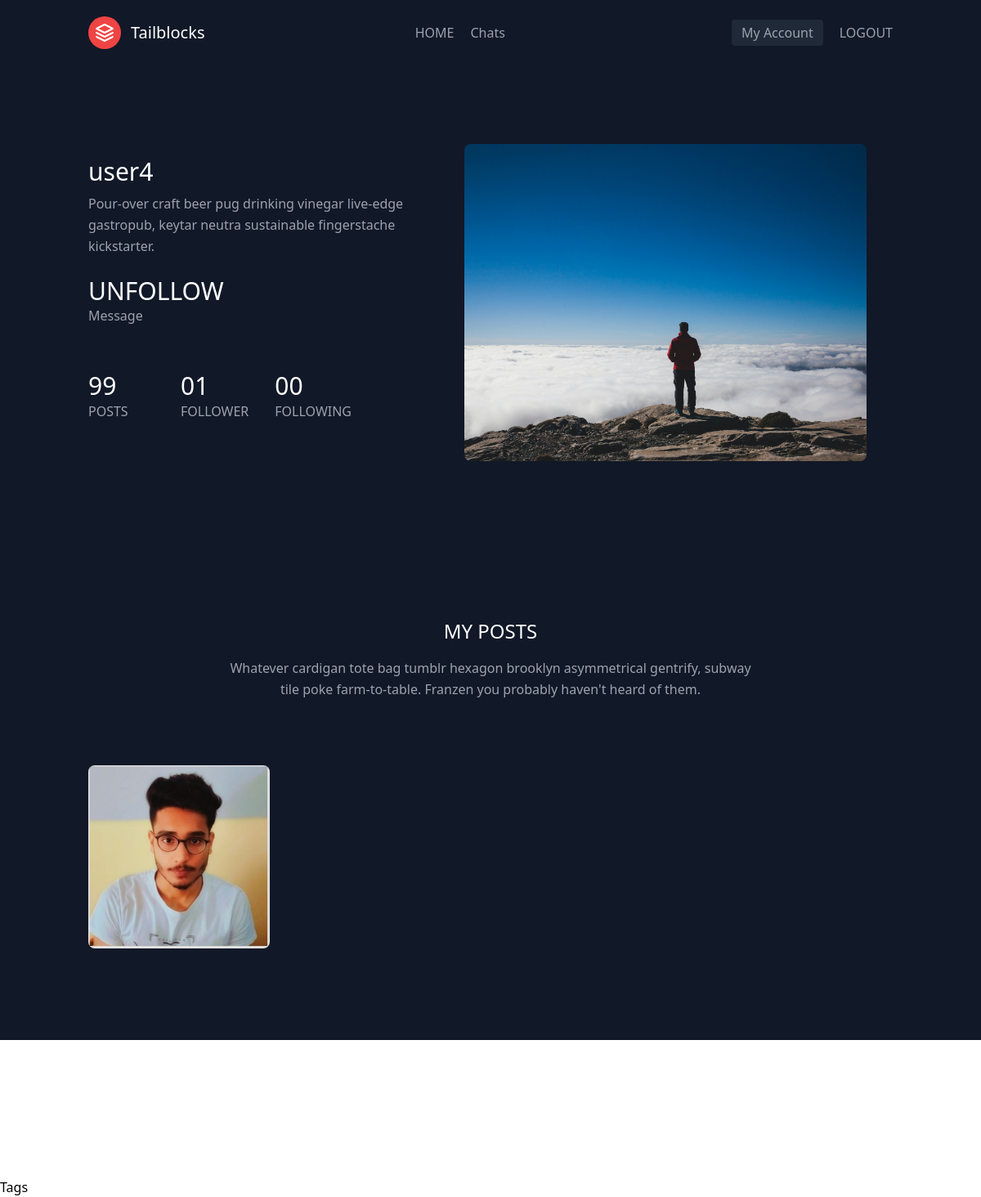
/user-account/28/ (signed in), run on the app's committed database.
### src_code/models.py (models this page shows, shortened)
class Detail(models.Model):
    user = models.ForeignKey(User, on_delete=models.CASCADE)
    profile_pic = models.ImageField(default='default_pic.jpg', upload_to ='media/% Y/% m/% d/',null=True)
    name = models.CharField(max_length=200, null=True, blank=True)
    followers = models.ManyToManyField(User, related_name='followers', blank=True)
    following = models.ManyToManyField(User, related_name='following', blank=True)
    bool_abuse = models.BooleanField(default=False)
    bool_hate = models.BooleanField(default=False)

class Post(models.Model):
    user = models.ForeignKey(User, on_delete=models.CASCADE)
    image = models.ImageField(default='default.jpg', upload_to ='media/% Y/% m/% d/',null=True, blank=True)
    post = models.TextField(null=True, blank=False)
    likes = models.ManyToManyField(User, related_name='likes', blank=True)
    tag = models.ManyToManyField(User, related_name='tags', blank=True)
    saved = models.ManyToManyField(User, related_name='saved', blank=True)

### src_code/views.py (the view)
# urls.py: path('user-account/<int:user_id>/', views.userPage, name='user-page'),
def userPage(request, user_id):
    print(user_id)
    try:
        user = Detail.objects.get(user__id=user_id)
    except:
        print("I am logged in ...")
        user = Detail.objects.create(user=request.user, name='Hello World')
    user_post = User.objects.get(pk=user_id)
    tag_posts = Post.objects.filter(tag=user_id)
    print('tag posts', tag_posts)
    posts = Post.objects.filter(user=user_post)
    main_user = Detail.objects.get(user=request.user)
    context = {
        'user':user,
        'posts':posts,
        'main_user':main_user,
        'tags':tag_posts,
    }
    if user.bool_hate == True or user.bool_abuse == True:
        print("I am here")
        return render(request, 'src_code/warning_page.html')
    return render(request, 'src_code/user_page.html', context)

### src_code/templates/src_code/user_page.html (shortened to what this page needs)
{% extends 'src_code/basics/base.html' %}
{% block content %}
<section class="text-gray-400 bg-gray-900 body-font">
  <div class="container px-5 py-24 mx-auto flex flex-wrap">
    <div class="flex flex-wrap -mx-4 mt-auto mb-auto lg:w-1/2 sm:w-2/3 content-start sm:pr-10">
      <div class="w-full sm:p-4 px-4 mb-6">
        <h1 class="title-font font-medium text-3xl mb-2 text-white">{{user.user}}</h1>
        <div class="leading-relaxed">Pour-over craft beer pug drinking vinegar live-edge gastropub, keytar neutra
          sustainable fingerstache kickstarter.</div> <br>
        {% if request.user == user.user %}
        {% else %}
        {% if user.user in main_user.following.all %}
        <h2 class="title-font font-medium text-3xl text-white">
          <a href="{% url 'follow_unfollow-page' id_user=user.user.pk value='0'%}">UNFOLLOW</a>
        </h2>
        {% else %}
        <h2 class="title-font font-medium text-3xl text-white">
          <a href="{% url 'follow_unfollow-page' id_user=user.user.pk value='1'%}">FOLLOW</a>
        </h2>
        {% endif %}
        <button><a href="{% url 'message-page' receiver=user.user %}">Message</a></button>
        {% endif %}
      </div>
      <div class="p-4 sm:w-1/2 lg:w-1/4 w-1/2">
        <h2 class="title-font font-medium text-3xl text-white">99</h2>
        <p class="leading-relaxed">POSTS</p>
      </div>
      <a class=" hover:bg-green-700 focus:outline-none focus:ring-2 focus:ring-green-600 focus:ring-opacity-50"
        href="{% url 'followers-page' pk_of_users=user.id detail_of_user=user.user.id%}">
        <div class="p-4 sm:w-1/2 lg:w-1/4 w-1/2 ">
          {% if user.user.followers.count < 10 %} <h2 class="title-font font-medium text-3xl text-white">
            0{{user.followers.count }}</h2>
            {% else %}
            <h2 class="title-font font-medium text-3xl text-white">{{ user.followers.count }}</h2>
            {% endif %}
            <p class="leading-relaxed">FOLLOWER</p>
        </div>
      </a>
      <a class=" hover:bg-blue-700 focus:outline-none focus:ring-2 focus:ring-blue-600 focus:ring-opacity-50"
        href="{% url 'following-page' pk_of_users=user.id detail_of_user=user.user.id%}">
        <div class="p-4 sm:w-1/2 lg:w-1/4 w-1/2 ">
          {% if user.following.count < 10 %} <h2 class="title-font font-medium text-3xl text-white">
            0{{user.following.count }}</h2>
            {% else %}
            <h2 class="title-font font-medium text-3xl text-white">{{ user.following.count }}</h2>
            {% endif %}
            <p class="leading-relaxed">FOLLOWING</p>
        </div>
      </a>
      <div class="p-4 sm:w-1/2 lg:w-1/4 w-1/2">
      </div>
    </div>
    <div class="lg:w-1/2 sm:w-1/3 w-full rounded-lg overflow-hidden mt-6 sm:mt-0">
      <img class="object-cover object-center w-full h-full" src="{{user.profile_pic.url}}" alt="stats">
    </div>
  </div>
</section>
<section class="text-gray-400 bg-gray-900 body-font">
  <div class="container px-5 py-24 mx-auto">
    <div class="flex flex-col text-center w-full mb-20">
      <h1 class="text-2xl font-medium title-font mb-4 text-white">MY POSTS</h1>
      <p class="lg:w-2/3 mx-auto leading-relaxed text-base">Whatever cardigan tote bag tumblr hexagon brooklyn
        asymmetrical gentrify, subway tile poke farm-to-table. Franzen you probably haven't heard of them.</p>
    </div>
    <div class="flex flex-wrap -m-4">
      {% for post in posts %}
      <div class="p-4 lg:w-1/4 md:w-1/2">
        <a href="{% url 'individual-post-page' post_id=post.id %}"><div class="h-full flex flex-col items-center text-center">
          <img alt="team" class="flex-shrink-0 rounded-lg w-full h-56 object-cover object-center mb-4"
            src="{{post.image.url}}">
        </div></a>
      </div>
      {% endfor %}
    </div>
  </div>
</section>
<br><br><br><br><br><br><b><br></b>
<h2>Tags</h2>
{% endblock content %}

### data on the page
Detail: user "user4", followers.count "1", following.count "0", profile_pic (placeholder picture)
Post: image (picture)
